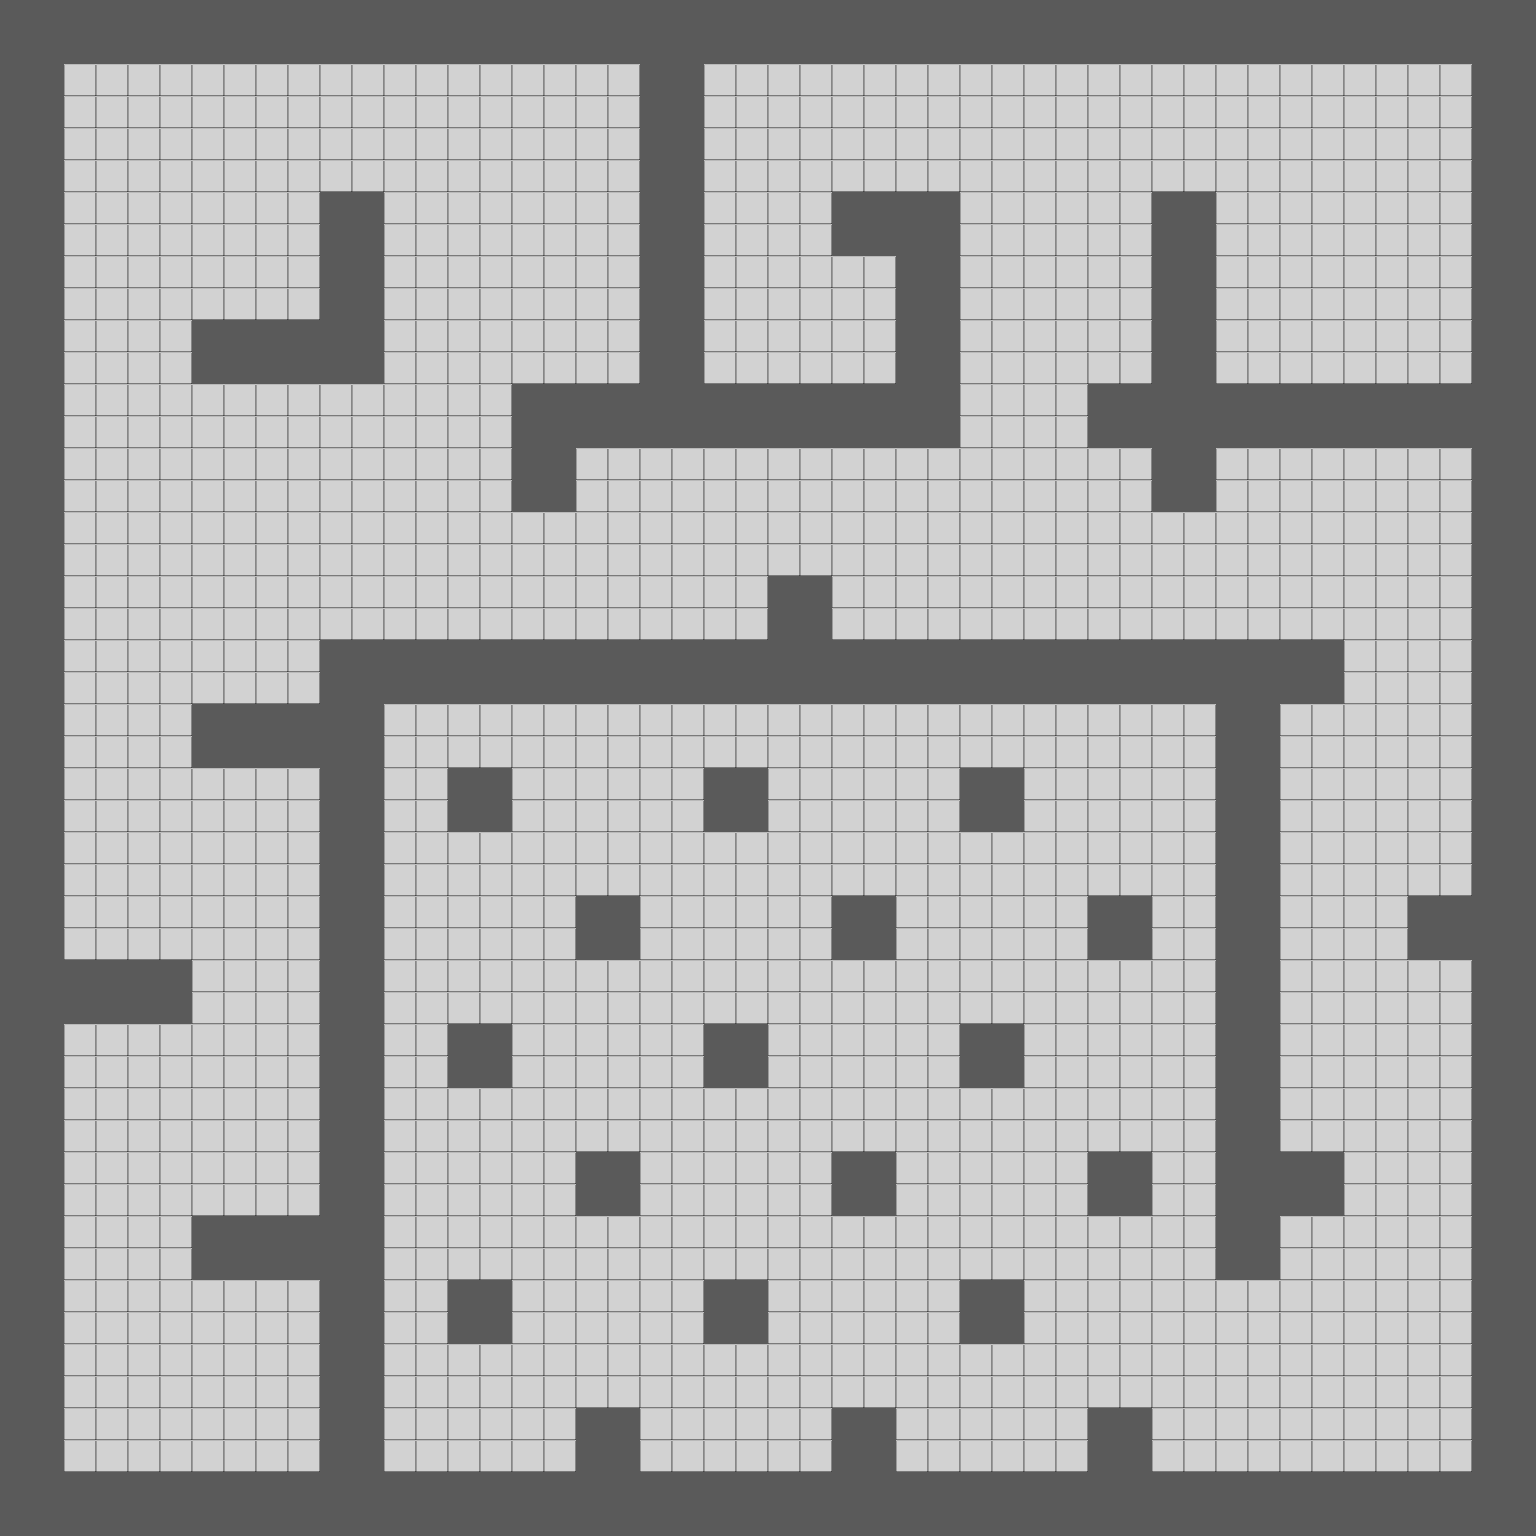

This is a level from a 2D game, rendered from its Tiled map with the project's own tilesets. A one-line summary and the map file follow, with tile-layer data summarised:
An orthogonal 24x24 tile map with 64x64 px tiles, 2 tile layers (walkable, unwalkable), 2 tilesets.

<map version="1.0" orientation="orthogonal" width="24" height="24" tilewidth="64" tileheight="64">
 <tileset firstgid="1" name="floor" tilewidth="64" tileheight="64">
  <image source="Floor.png" width="64" height="64" />
 </tileset>
 <tileset firstgid="2" name="wall" tilewidth="64" tileheight="64">
  <image source="wall.png" width="64" height="64" />
 </tileset>
 <layer name="walkable" width="24" height="24">
  <data>[576 cells, 576 non-empty, 1 distinct tile ids]</data>
 </layer>
 <layer name="unwalkable" width="24" height="24">
  <data>[576 cells, 188 non-empty, 1 distinct tile ids]</data>
 </layer>
</map>